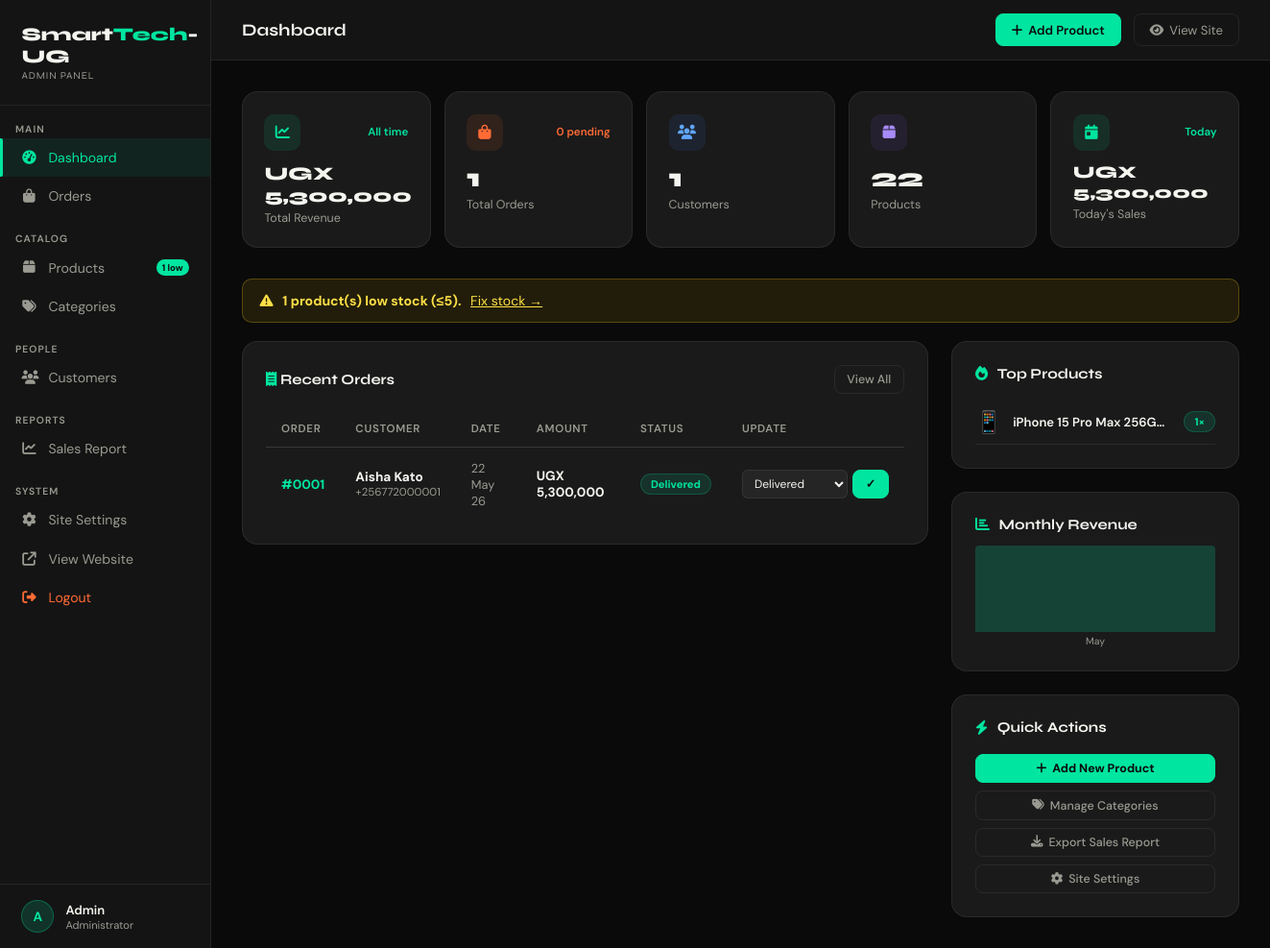
/admin/index.php (signed in), run on the app's committed database.
### tables this page shows
CREATE TABLE orders (
  id INT AUTO_INCREMENT PRIMARY KEY,
  user_id INT NOT NULL,
  total DECIMAL(12,2) NOT NULL,
  status ENUM('pending','processing','shipped','delivered','cancelled') DEFAULT 'pending',
  payment_method VARCHAR(50) DEFAULT 'Mobile Money',
  delivery_address TEXT,
  notes TEXT,
  created_at TIMESTAMP DEFAULT CURRENT_TIMESTAMP,
  FOREIGN KEY (user_id) REFERENCES users(id) ON DELETE CASCADE
);

CREATE TABLE users (
  id INT AUTO_INCREMENT PRIMARY KEY,
  name VARCHAR(100) NOT NULL,
  email VARCHAR(150) NOT NULL UNIQUE,
  password VARCHAR(255) NOT NULL,
  phone VARCHAR(20),
  address TEXT,
  role ENUM('customer','admin') DEFAULT 'customer',
  created_at TIMESTAMP DEFAULT CURRENT_TIMESTAMP
);

### includes/config.php (called while the page is built, shortened)
<?php
function formatPrice($amount){
    return CURRENCY . number_format((float)$amount, 0, '.', ',');
}
?>

### admin/index.php (the view, shortened to what this page needs)
<?php
require_once '../includes/config.php';
include 'admin_layout.php';
$totalProducts  = $conn->query("SELECT COUNT(*) c FROM products")->fetch_assoc()['c'];
$totalOrders    = $conn->query("SELECT COUNT(*) c FROM orders")->fetch_assoc()['c'];
$totalCustomers = $conn->query("SELECT COUNT(*) c FROM users WHERE role='customer'")->fetch_assoc()['c'];
$totalRevenue   = $conn->query("SELECT COALESCE(SUM(total),0) c FROM orders WHERE status='delivered'")->fetch_assoc()['c'];
$pendingCount   = $conn->query("SELECT COUNT(*) c FROM orders WHERE status='pending'")->fetch_assoc()['c'];
$todaySales     = $conn->query("SELECT COALESCE(SUM(total),0) c FROM orders WHERE DATE(created_at)=CURDATE() AND status!='cancelled'")->fetch_assoc()['c'];
$outOfStock     = $conn->query("SELECT COUNT(*) c FROM products WHERE stock=0")->fetch_assoc()['c'];
$lowStockItems  = $conn->query("SELECT COUNT(*) c FROM products WHERE stock > 0 AND stock <= 5")->fetch_assoc()['c'];
$recentOrders   = $conn->query("SELECT o.*,u.name as uname,u.phone FROM orders o JOIN users u ON o.user_id=u.id ORDER BY o.created_at DESC LIMIT 8")->fetch_all(MYSQLI_ASSOC);
$topProducts    = $conn->query("SELECT p.name,p.emoji,SUM(oi.quantity) as sold FROM order_items oi JOIN products p ON oi.product_id=p.id GROUP BY p.id ORDER BY sold DESC LIMIT 5")->fetch_all(MYSQLI_ASSOC);
$monthly        = $conn->query("SELECT DATE_FORMAT(created_at,'%b') as mon, SUM(total) as rev FROM orders WHERE status='delivered' AND created_at >= DATE_SUB(NOW(), INTERVAL 6 MONTH) GROUP BY MONTH(created_at) ORDER BY created_at")->fetch_all(MYSQLI_ASSOC);
$sc = ['pending'=>'badge-gray','processing'=>'badge-blue','shipped'=>'badge-orange','delivered'=>'badge-green','cancelled'=>'badge-orange'];
?>
<div class="stats-row">
  <div class="stat-card"><div class="stat-card-top"><div class="stat-icon"><i class="fa-solid fa-chart-line"></i></div><span class="stat-trend">All time</span></div><div class="stat-num" style="font-size:1.2rem"><?= formatPrice($totalRevenue) ?></div><div class="stat-label">Total Revenue</div></div>
  <div class="stat-card"><div class="stat-card-top"><div class="stat-icon orange"><i class="fa-solid fa-bag-shopping"></i></div><span class="stat-trend" style="color:var(--accent2)"><?= $pendingCount ?> pending</span></div><div class="stat-num"><?= $totalOrders ?></div><div class="stat-label">Total Orders</div></div>
  <div class="stat-card"><div class="stat-card-top"><div class="stat-icon blue"><i class="fa-solid fa-users"></i></div></div><div class="stat-num"><?= $totalCustomers ?></div><div class="stat-label">Customers</div></div>
  <div class="stat-card"><div class="stat-card-top"><div class="stat-icon purple"><i class="fa-solid fa-box"></i></div></div><div class="stat-num"><?= $totalProducts ?></div><div class="stat-label">Products</div></div>
  <div class="stat-card"><div class="stat-card-top"><div class="stat-icon"><i class="fa-solid fa-calendar-day"></i></div><span class="stat-trend">Today</span></div><div class="stat-num" style="font-size:1.1rem"><?= formatPrice($todaySales) ?></div><div class="stat-label">Today's Sales</div></div>
</div>
<?php if($outOfStock>0 || $lowStockItems>0): ?>
<div class="alert alert-warning"><i class="fa-solid fa-triangle-exclamation"></i>
  <?php if($lowStockItems) echo "<strong>$lowStockItems product(s) low stock (≤5).</strong> "; ?>
  <a href="products.php" style="color:inherit;text-decoration:underline">Fix stock →</a>
</div>
<?php endif; ?>
<div style="display:grid;grid-template-columns:1fr 300px;gap:1.5rem;align-items:start">
  <div>
    <div class="card">
      <div class="card-title flex justify-between flex-center" style="flex-wrap:wrap;gap:.5rem">
        <span><i class="fa-solid fa-receipt"></i> Recent Orders</span>
        <a href="orders.php" class="btn btn-outline btn-sm">View All</a>
      </div>
      <div class="table-wrap">
        <table class="data-table">
          <thead><tr><th>Order</th><th>Customer</th><th>Date</th><th>Amount</th><th>Status</th><th>Update</th></tr></thead>
          <tbody>
          <?php foreach($recentOrders as $o): ?>
            <tr>
              <td><strong class="text-accent">#<?= str_pad($o['id'],4,'0',STR_PAD_LEFT) ?></strong></td>
              <td><div class="fw-bold" style="font-size:.85rem"><?= htmlspecialchars($o['uname']) ?></div><div class="text-muted" style="font-size:.72rem"><?= $o['phone'] ?></div></td>
              <td class="text-muted" style="font-size:.8rem"><?= date('d M y',strtotime($o['created_at'])) ?></td>
              <td><strong><?= formatPrice($o['total']) ?></strong></td>
              <td><span class="badge <?= $sc[$o['status']] ?>"><?= ucfirst($o['status']) ?></span></td>
              <td>
                <form method="POST" style="display:flex;gap:5px">
                  <select name="status" class="form-control" style="padding:.28rem .5rem;font-size:.75rem;border-radius:6px;width:110px">
                    <?php foreach(['pending','processing','shipped','delivered','cancelled'] as $s): ?>
                    <option value="<?= $s ?>" <?= $o['status']===$s?'selected':'' ?>><?= ucfirst($s) ?></option>
                    <?php endforeach; ?>
                  </select>
                  <button name="quick_status" class="btn btn-primary btn-sm">✓</button>
                </form>
              </td>
            </tr>
          <?php endforeach; ?>
          </tbody>
        </table>
      </div>
    </div>
  </div>
  <div style="display:flex;flex-direction:column;gap:1.5rem">
    <div class="card">
      <div class="card-title"><i class="fa-solid fa-fire"></i> Top Products</div>
      <?php if(empty($topProducts)): ?>
      <p class="text-muted" style="font-size:.82rem">No sales yet.</p>
      <?php else: foreach($topProducts as $tp): ?>
      <div style="display:flex;align-items:center;gap:.7rem;padding:.5rem 0;border-bottom:1px solid var(--border)">
        <span style="font-size:1.4rem"><?= $tp['emoji'] ?></span>
        <div style="flex:1;font-size:.82rem;font-weight:600"><?= htmlspecialchars(substr($tp['name'],0,22)) ?>…</div>
        <span class="badge badge-green"><?= $tp['sold'] ?>×</span>
      </div>
      <?php endforeach; endif; ?>
    </div>
    <div class="card">
      <div class="card-title"><i class="fa-solid fa-chart-bar"></i> Monthly Revenue</div>
      <?php if(empty($monthly)): ?>
      <p class="text-muted" style="font-size:.82rem">No delivered orders.</p>
      <?php else: $maxR=max(array_column($monthly,'rev'))?:1; ?>
      <div style="display:flex;align-items:flex-end;gap:6px;height:100px">
        <?php foreach($monthly as $m): $h=round(($m['rev']/$maxR)*90); ?>
        <div style="flex:1;display:flex;flex-direction:column;align-items:center;gap:3px">
          <div style="width:100%;background:rgba(0,229,160,.2);border-radius:4px 4px 0 0;height:<?= $h ?>px"></div>
          <div style="font-size:.65rem;color:var(--text)"><?= $m['mon'] ?></div>
        </div>
        <?php endforeach; endif; ?>
      </div>
    </div>
    <div class="card">
      <div class="card-title"><i class="fa-solid fa-bolt"></i> Quick Actions</div>
      <div style="display:flex;flex-direction:column;gap:.5rem">
        <a href="products.php?action=add" class="btn btn-primary btn-sm" style="justify-content:center"><i class="fa-solid fa-plus"></i> Add New Product</a>
        <a href="categories.php" class="btn btn-outline btn-sm" style="justify-content:center"><i class="fa-solid fa-tags"></i> Manage Categories</a>
        <a href="reports.php" class="btn btn-outline btn-sm" style="justify-content:center"><i class="fa-solid fa-download"></i> Export Sales Report</a>
        <a href="settings.php" class="btn btn-outline btn-sm" style="justify-content:center"><i class="fa-solid fa-gear"></i> Site Settings</a>
      </div>
    </div>
  </div>
</div>
<?php include 'admin_footer.php'; ?>

### admin/admin_layout.php (style rules this page uses)
*,*::before,*::after { box-sizing:border-box;margin:0;padding:0 }
:root { --black:#0a0a0a;--white:#f5f5f0;--accent:#00e5a0;--accent2:#ff6b35; --mid:#141414;--card:#1a1a1a;--text:#9a9a92;--border:rgba(255,255,255,0.07); --sidebar:220px;--font-head:'Syne',sans-serif;--font-body:'DM Sans',sans-serif; }
html { scroll-behavior:smooth }
body { background:var(--black);color:var(--white);font-family:var(--font-body);font-size:15px;display:flex;min-height:100vh }
a { text-decoration:none;color:inherit }
.stats-row { display:grid;grid-template-columns:repeat(auto-fit,minmax(180px,1fr));gap:14px;margin-bottom:2rem }
.stat-card { background:var(--card);border:1px solid var(--border);border-radius:16px;padding:1.4rem;transition:border-color .2s }
.stat-card-top { display:flex;justify-content:space-between;align-items:center;margin-bottom:.8rem }
.stat-icon { width:38px;height:38px;border-radius:10px;background:rgba(0,229,160,.1);display:flex;align-items:center;justify-content:center;color:var(--accent);font-size:.95rem }
.stat-icon.orange { background:rgba(255,107,53,.1);color:var(--accent2) }
.stat-icon.blue { background:rgba(59,130,246,.1);color:#60a5fa }
.stat-icon.purple { background:rgba(139,92,246,.1);color:#a78bfa }
.stat-trend { font-size:.72rem;color:var(--accent);font-weight:600 }
.stat-num { font-family:var(--font-head);font-size:1.7rem;font-weight:800;margin-bottom:.2rem }
.stat-label { font-size:.78rem;color:var(--text) }
.card { background:var(--card);border:1px solid var(--border);border-radius:16px;padding:1.5rem }
.card-title { font-family:var(--font-head);font-weight:700;margin-bottom:1.2rem;display:flex;align-items:center;gap:.6rem }
.card-title i { color:var(--accent) }
.table-wrap { overflow-x:auto }
.data-table { width:100%;border-collapse:collapse;font-size:.85rem }
.data-table th { color:var(--text);font-weight:600;padding:.65rem 1rem;text-align:left;border-bottom:1px solid var(--border);font-size:.72rem;letter-spacing:.06em;text-transform:uppercase;white-space:nowrap }
.data-table td { padding:.8rem 1rem;border-bottom:1px solid var(--border);vertical-align:middle }
.data-table tr:last-child td { border-bottom:none }
.form-control { width:100%;background:rgba(255,255,255,.05);border:1px solid var(--border);color:var(--white);padding:.65rem 1rem;border-radius:10px;font-family:var(--font-body);font-size:.9rem;outline:none;transition:border-color .2s }
.form-control::placeholder { color:var(--text) }
select.form-control option { background:#1a1a1a }
.badge { display:inline-flex;align-items:center;gap:4px;padding:3px 10px;border-radius:50px;font-size:.7rem;font-weight:700;white-space:nowrap }
.badge-green { background:rgba(0,229,160,.12);color:var(--accent);border:1px solid rgba(0,229,160,.2) }
.alert { padding:.8rem 1.1rem;border-radius:10px;margin-bottom:1.2rem;font-size:.88rem;border:1px solid transparent;display:flex;align-items:center;gap:.6rem }
.alert-warning { background:rgba(250,204,21,.1);border-color:rgba(250,204,21,.25);color:#fde047 }
.btn { display:inline-flex;align-items:center;gap:6px;padding:.55rem 1.1rem;border-radius:8px;font-family:var(--font-body);font-size:.82rem;cursor:pointer;border:1px solid transparent;transition:all .2s;font-weight:500 }
.btn-primary { background:var(--accent);color:var(--black);border-color:var(--accent);font-weight:700 }
.btn-outline { background:transparent;color:var(--text);border-color:var(--border) }
.btn-sm { padding:.38rem .8rem;font-size:.78rem }
.text-accent { color:var(--accent) }
.text-muted { color:var(--text) }
.fw-bold { font-weight:700 }
.flex { display:flex }
.flex-center { align-items:center }
.justify-between { justify-content:space-between }

### data on the page
orders: id "0001", user.name "Aisha Kato", user.phone "+256772000001", created_at "22 May 26", total "UGX 5,300,000", status "Delivered"

### other printed values
$lowStock "1"
substr($_SESSION['name'],0,1) "A"
explode(' ',$_SESSION['name'])[0] "Admin"
$pageTitle "Dashboard"
formatPrice($totalRevenue) "UGX 5,300,000"
$pendingCount "0"
$totalOrders "1"
$totalCustomers "1"
$totalProducts "22"
formatPrice($todaySales) "UGX 5,300,000"
$lowStockItems "1"
$tp['emoji'] "📱"
substr($tp['name'],0,22) "iPhone 15 Pro Max 256G"
$tp['sold'] "1"
$m['mon'] "May"
